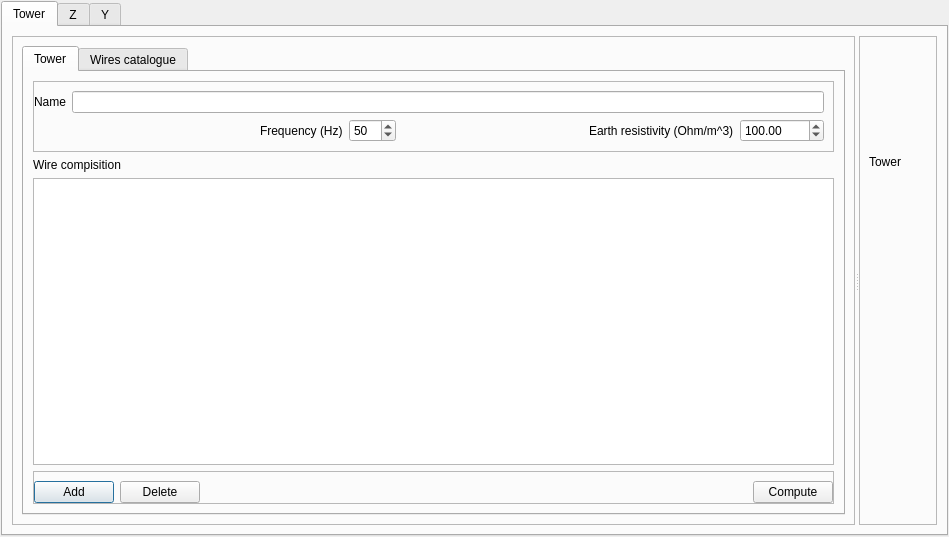
<?xml version="1.0" encoding="UTF-8"?>
<ui version="4.0">
 <class>Dialog</class>
 <widget class="QDialog" name="Dialog">
  <property name="geometry">
   <rect>
    <x>0</x>
    <y>0</y>
    <width>949</width>
    <height>537</height>
   </rect>
  </property>
  <property name="windowTitle">
   <string>Tower creation</string>
  </property>
  <layout class="QVBoxLayout" name="verticalLayout">
   <property name="leftMargin">
    <number>1</number>
   </property>
   <property name="topMargin">
    <number>1</number>
   </property>
   <property name="rightMargin">
    <number>1</number>
   </property>
   <property name="bottomMargin">
    <number>1</number>
   </property>
   <item>
    <widget class="QTabWidget" name="tabWidget">
     <property name="currentIndex">
      <number>0</number>
     </property>
     <widget class="QWidget" name="tab_2">
      <attribute name="title">
       <string>Tower</string>
      </attribute>
      <layout class="QVBoxLayout" name="verticalLayout_6">
       <item>
        <widget class="QSplitter" name="main_splitter">
         <property name="orientation">
          <enum>Qt::Horizontal</enum>
         </property>
         <widget class="QFrame" name="frame_8">
          <property name="frameShape">
           <enum>QFrame::StyledPanel</enum>
          </property>
          <property name="frameShadow">
           <enum>QFrame::Raised</enum>
          </property>
          <layout class="QVBoxLayout" name="verticalLayout_5">
           <item>
            <widget class="QTabWidget" name="tabWidget_2">
             <property name="currentIndex">
              <number>0</number>
             </property>
             <widget class="QWidget" name="tab_4">
              <attribute name="title">
               <string>Tower</string>
              </attribute>
              <layout class="QVBoxLayout" name="verticalLayout_8">
               <item>
                <widget class="QFrame" name="frame_2">
                 <property name="frameShape">
                  <enum>QFrame::StyledPanel</enum>
                 </property>
                 <property name="frameShadow">
                  <enum>QFrame::Raised</enum>
                 </property>
                 <layout class="QGridLayout" name="gridLayout">
                  <property name="leftMargin">
                   <number>0</number>
                  </property>
                  <item row="0" column="0">
                   <widget class="QLabel" name="label_9">
                    <property name="text">
                     <string>Name</string>
                    </property>
                   </widget>
                  </item>
                  <item row="1" column="6">
                   <widget class="QDoubleSpinBox" name="rho_doubleSpinBox">
                    <property name="maximum">
                     <double>9999999.000000000000000</double>
                    </property>
                    <property name="value">
                     <double>100.000000000000000</double>
                    </property>
                   </widget>
                  </item>
                  <item row="1" column="5">
                   <widget class="QLabel" name="label_11">
                    <property name="text">
                     <string>Earth resistivity (Ohm/m^3)</string>
                    </property>
                   </widget>
                  </item>
                  <item row="0" column="1" colspan="6">
                   <widget class="QLineEdit" name="name_lineEdit"/>
                  </item>
                  <item row="1" column="1">
                   <spacer name="horizontalSpacer_3">
                    <property name="orientation">
                     <enum>Qt::Horizontal</enum>
                    </property>
                    <property name="sizeHint" stdset="0">
                     <size>
                      <width>40</width>
                      <height>20</height>
                     </size>
                    </property>
                   </spacer>
                  </item>
                  <item row="1" column="2">
                   <widget class="QLabel" name="label_8">
                    <property name="text">
                     <string>Frequency (Hz)</string>
                    </property>
                   </widget>
                  </item>
                  <item row="1" column="3">
                   <widget class="QDoubleSpinBox" name="frequency_doubleSpinBox">
                    <property name="decimals">
                     <number>0</number>
                    </property>
                    <property name="value">
                     <double>50.000000000000000</double>
                    </property>
                   </widget>
                  </item>
                  <item row="1" column="4">
                   <spacer name="horizontalSpacer_4">
                    <property name="orientation">
                     <enum>Qt::Horizontal</enum>
                    </property>
                    <property name="sizeHint" stdset="0">
                     <size>
                      <width>40</width>
                      <height>20</height>
                     </size>
                    </property>
                   </spacer>
                  </item>
                 </layout>
                </widget>
               </item>
               <item>
                <widget class="QLabel" name="label_10">
                 <property name="text">
                  <string>Wire compisition</string>
                 </property>
                </widget>
               </item>
               <item>
                <widget class="QTableView" name="tower_tableView"/>
               </item>
               <item>
                <widget class="QFrame" name="frame">
                 <property name="frameShape">
                  <enum>QFrame::StyledPanel</enum>
                 </property>
                 <property name="frameShadow">
                  <enum>QFrame::Raised</enum>
                 </property>
                 <layout class="QHBoxLayout" name="horizontalLayout_2">
                  <property name="leftMargin">
                   <number>0</number>
                  </property>
                  <property name="rightMargin">
                   <number>0</number>
                  </property>
                  <property name="bottomMargin">
                   <number>0</number>
                  </property>
                  <item>
                   <widget class="QPushButton" name="add_to_tower_pushButton">
                    <property name="text">
                     <string>Add</string>
                    </property>
                   </widget>
                  </item>
                  <item>
                   <widget class="QPushButton" name="delete_from_tower_pushButton">
                    <property name="text">
                     <string>Delete</string>
                    </property>
                   </widget>
                  </item>
                  <item>
                   <spacer name="horizontalSpacer">
                    <property name="orientation">
                     <enum>Qt::Horizontal</enum>
                    </property>
                    <property name="sizeHint" stdset="0">
                     <size>
                      <width>40</width>
                      <height>20</height>
                     </size>
                    </property>
                   </spacer>
                  </item>
                  <item>
                   <widget class="QPushButton" name="compute_pushButton">
                    <property name="text">
                     <string>Compute</string>
                    </property>
                   </widget>
                  </item>
                 </layout>
                </widget>
               </item>
              </layout>
             </widget>
             <widget class="QWidget" name="tab_5">
              <attribute name="title">
               <string>Wires catalogue</string>
              </attribute>
              <layout class="QVBoxLayout" name="verticalLayout_4">
               <item>
                <widget class="QTableView" name="wires_tableView"/>
               </item>
               <item>
                <widget class="QFrame" name="frame_4">
                 <property name="frameShape">
                  <enum>QFrame::StyledPanel</enum>
                 </property>
                 <property name="frameShadow">
                  <enum>QFrame::Raised</enum>
                 </property>
                 <layout class="QHBoxLayout" name="horizontalLayout">
                  <item>
                   <widget class="QPushButton" name="add_wire_pushButton">
                    <property name="text">
                     <string>Add</string>
                    </property>
                   </widget>
                  </item>
                  <item>
                   <widget class="QPushButton" name="delete_wire_pushButton">
                    <property name="text">
                     <string>Delete</string>
                    </property>
                   </widget>
                  </item>
                  <item>
                   <spacer name="horizontalSpacer_2">
                    <property name="orientation">
                     <enum>Qt::Horizontal</enum>
                    </property>
                    <property name="sizeHint" stdset="0">
                     <size>
                      <width>40</width>
                      <height>20</height>
                     </size>
                    </property>
                   </spacer>
                  </item>
                 </layout>
                </widget>
               </item>
              </layout>
             </widget>
            </widget>
           </item>
          </layout>
         </widget>
         <widget class="QFrame" name="PlotFrame">
          <property name="frameShape">
           <enum>QFrame::StyledPanel</enum>
          </property>
          <property name="frameShadow">
           <enum>QFrame::Raised</enum>
          </property>
          <layout class="QVBoxLayout" name="verticalLayout_7">
           <property name="leftMargin">
            <number>9</number>
           </property>
           <property name="topMargin">
            <number>9</number>
           </property>
           <property name="rightMargin">
            <number>9</number>
           </property>
           <property name="bottomMargin">
            <number>9</number>
           </property>
           <item>
            <widget class="QLabel" name="label_4">
             <property name="text">
              <string>Tower</string>
             </property>
            </widget>
           </item>
           <item>
            <widget class="MatplotlibWidget" name="plotwidget" native="true"/>
           </item>
          </layout>
         </widget>
        </widget>
       </item>
      </layout>
     </widget>
     <widget class="QWidget" name="tab">
      <attribute name="title">
       <string>Z</string>
      </attribute>
      <layout class="QVBoxLayout" name="verticalLayout_3">
       <item>
        <widget class="QLabel" name="label">
         <property name="text">
          <string>   Z series (Ohm / km) fpr ABCN</string>
         </property>
        </widget>
       </item>
       <item>
        <widget class="QTableView" name="z_tableView_abcn"/>
       </item>
       <item>
        <widget class="QLabel" name="label_6">
         <property name="text">
          <string>   Z series (Ohm / km) for ABC</string>
         </property>
        </widget>
       </item>
       <item>
        <widget class="QTableView" name="z_tableView_abc"/>
       </item>
       <item>
        <widget class="QLabel" name="label_7">
         <property name="text">
          <string>   Z series (Ohm / km) in sequence components</string>
         </property>
        </widget>
       </item>
       <item>
        <widget class="QTableView" name="z_tableView_seq"/>
       </item>
      </layout>
     </widget>
     <widget class="QWidget" name="tab_3">
      <attribute name="title">
       <string>Y</string>
      </attribute>
      <layout class="QVBoxLayout" name="verticalLayout_2">
       <item>
        <widget class="QLabel" name="label_2">
         <property name="text">
          <string>   Y shunt (uS / km) for ABCN</string>
         </property>
        </widget>
       </item>
       <item>
        <widget class="QTableView" name="y_tableView_abcn"/>
       </item>
       <item>
        <widget class="QLabel" name="label_3">
         <property name="text">
          <string>   Y shunt (uS / km) for ABC</string>
         </property>
        </widget>
       </item>
       <item>
        <widget class="QTableView" name="y_tableView_abc"/>
       </item>
       <item>
        <widget class="QLabel" name="label_5">
         <property name="text">
          <string>   Y shunt (uS / km) for the sequence components</string>
         </property>
        </widget>
       </item>
       <item>
        <widget class="QTableView" name="y_tableView_seq"/>
       </item>
      </layout>
     </widget>
    </widget>
   </item>
  </layout>
 </widget>
 <customwidgets>
  <customwidget>
   <class>MatplotlibWidget</class>
   <extends>QWidget</extends>
   <header>.matplotlibwidget</header>
   <container>1</container>
  </customwidget>
 </customwidgets>
 <resources/>
 <connections/>
</ui>
